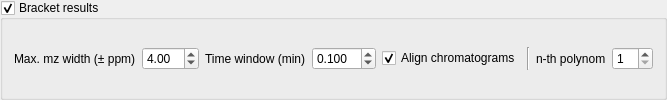
                   <widget class="QGroupBox" name="groupResults">
                    <property name="sizePolicy">
                     <sizepolicy hsizetype="Fixed" vsizetype="Preferred">
                      <horstretch>0</horstretch>
                      <verstretch>0</verstretch>
                     </sizepolicy>
                    </property>
                    <property name="title">
                     <string>Bracket results</string>
                    </property>
                    <property name="checkable">
                     <bool>true</bool>
                    </property>
                    <layout class="QGridLayout" name="gridLayout_37">
                     <item row="0" column="0">
                      <layout class="QHBoxLayout" name="horizontalLayout_13">
                       <item>
                        <widget class="QLabel" name="label_26">
                         <property name="text">
                          <string>Max. mz width (± ppm)</string>
                         </property>
                        </widget>
                       </item>
                       <item>
                        <widget class="QDoubleSpinBox" name="groupPpm">
                         <property name="singleStep">
                          <double>0.010000000000000</double>
                         </property>
                         <property name="value">
                          <double>4.000000000000000</double>
                         </property>
                        </widget>
                       </item>
                      </layout>
                     </item>
                     <item row="0" column="2">
                      <layout class="QHBoxLayout" name="horizontalLayout_14">
                       <item>
                        <widget class="QCheckBox" name="alignChromatograms">
                         <property name="text">
                          <string>Align chromatograms</string>
                         </property>
                         <property name="checked">
                          <bool>true</bool>
                         </property>
                        </widget>
                       </item>
                       <item>
                        <widget class="Line" name="line_24">
                         <property name="orientation">
                          <enum>Qt::Vertical</enum>
                         </property>
                        </widget>
                       </item>
                       <item>
                        <widget class="QLabel" name="polynomLabel">
                         <property name="text">
                          <string>n-th polynom</string>
                         </property>
                        </widget>
                       </item>
                       <item>
                        <widget class="QSpinBox" name="polynomValue">
                         <property name="minimum">
                          <number>1</number>
                         </property>
                         <property name="maximum">
                          <number>99</number>
                         </property>
                         <property name="value">
                          <number>1</number>
                         </property>
                        </widget>
                       </item>
                      </layout>
                     </item>
                     <item row="0" column="1">
                      <layout class="QHBoxLayout" name="horizontalLayout_17">
                       <item>
                        <widget class="QLabel" name="label_18">
                         <property name="text">
                          <string>Time window (min)</string>
                         </property>
                        </widget>
                       </item>
                       <item>
                        <widget class="QDoubleSpinBox" name="groupingRT">
                         <property name="decimals">
                          <number>3</number>
                         </property>
                         <property name="singleStep">
                          <double>0.010000000000000</double>
                         </property>
                         <property name="value">
                          <double>0.100000000000000</double>
                         </property>
                        </widget>
                       </item>
                      </layout>
                     </item>
                    </layout>
                   </widget>
